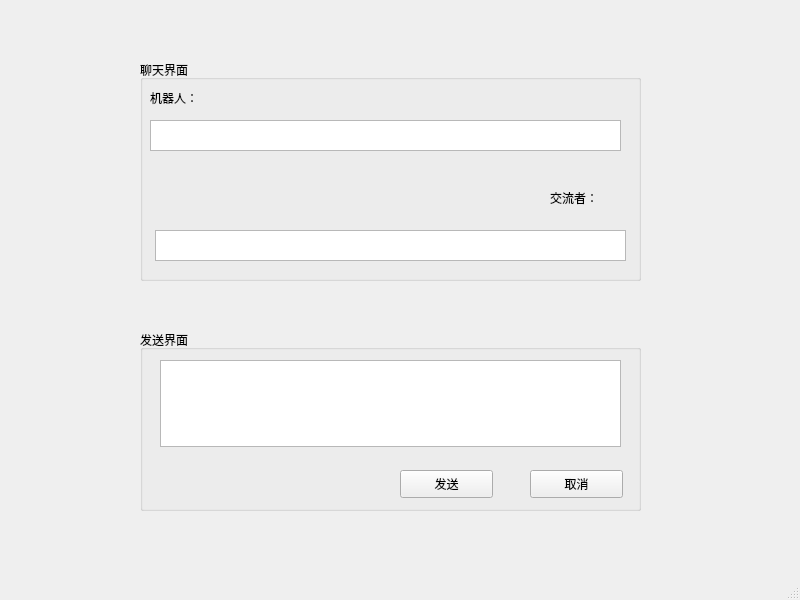
<?xml version="1.0" encoding="UTF-8"?>
<ui version="4.0">
 <class>MainWindow</class>
 <widget class="QMainWindow" name="MainWindow">
  <property name="geometry">
   <rect>
    <x>0</x>
    <y>0</y>
    <width>800</width>
    <height>600</height>
   </rect>
  </property>
  <property name="windowTitle">
   <string>MainWindow</string>
  </property>
  <widget class="QWidget" name="centralwidget">
   <widget class="QGroupBox" name="groupBox">
    <property name="geometry">
     <rect>
      <x>140</x>
      <y>60</y>
      <width>501</width>
      <height>221</height>
     </rect>
    </property>
    <property name="title">
     <string>聊天界面</string>
    </property>
    <widget class="QLabel" name="label">
     <property name="geometry">
      <rect>
       <x>10</x>
       <y>30</y>
       <width>72</width>
       <height>15</height>
      </rect>
     </property>
     <property name="text">
      <string>机器人：</string>
     </property>
    </widget>
    <widget class="QTextBrowser" name="textBrowser">
     <property name="geometry">
      <rect>
       <x>10</x>
       <y>60</y>
       <width>471</width>
       <height>31</height>
      </rect>
     </property>
    </widget>
    <widget class="QLabel" name="label_2">
     <property name="geometry">
      <rect>
       <x>410</x>
       <y>130</y>
       <width>72</width>
       <height>15</height>
      </rect>
     </property>
     <property name="text">
      <string>交流者：</string>
     </property>
    </widget>
    <widget class="QTextBrowser" name="textBrowser_2">
     <property name="geometry">
      <rect>
       <x>15</x>
       <y>170</y>
       <width>471</width>
       <height>31</height>
      </rect>
     </property>
    </widget>
   </widget>
   <widget class="QGroupBox" name="groupBox_2">
    <property name="geometry">
     <rect>
      <x>140</x>
      <y>330</y>
      <width>501</width>
      <height>181</height>
     </rect>
    </property>
    <property name="title">
     <string>发送界面</string>
    </property>
    <widget class="QPushButton" name="pushButton">
     <property name="geometry">
      <rect>
       <x>260</x>
       <y>140</y>
       <width>93</width>
       <height>28</height>
      </rect>
     </property>
     <property name="text">
      <string>发送</string>
     </property>
    </widget>
    <widget class="QPushButton" name="pushButton_2">
     <property name="geometry">
      <rect>
       <x>390</x>
       <y>140</y>
       <width>93</width>
       <height>28</height>
      </rect>
     </property>
     <property name="text">
      <string>取消</string>
     </property>
    </widget>
    <widget class="QTextEdit" name="textEdit">
     <property name="geometry">
      <rect>
       <x>20</x>
       <y>30</y>
       <width>461</width>
       <height>87</height>
      </rect>
     </property>
    </widget>
   </widget>
  </widget>
  <widget class="QMenuBar" name="menubar">
   <property name="geometry">
    <rect>
     <x>0</x>
     <y>0</y>
     <width>800</width>
     <height>26</height>
    </rect>
   </property>
  </widget>
  <widget class="QStatusBar" name="statusbar"/>
 </widget>
 <resources/>
 <connections/>
</ui>
